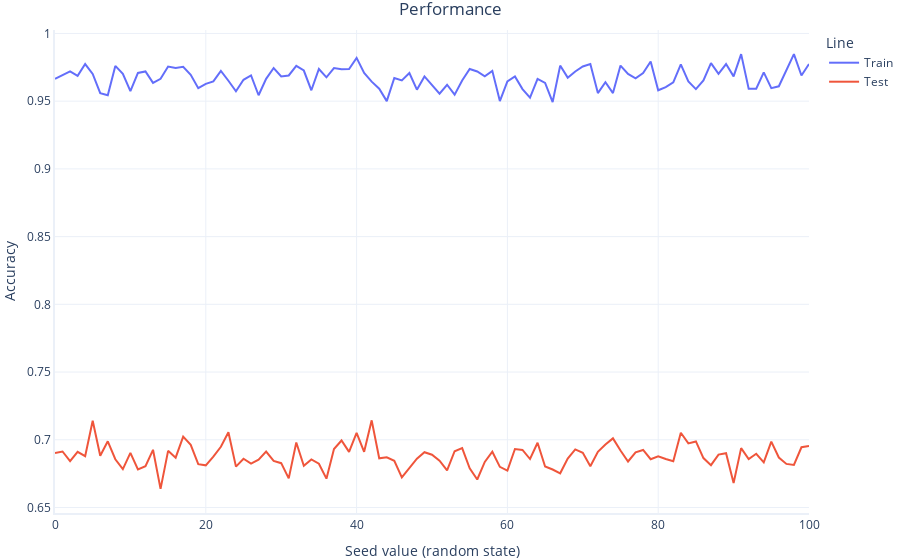

This figure's notebook cell:
### Code cell
# Shrink the training set temporarily to explore this
# setting with a more normal sample size
sample_size = 1000
full_trainset = train
train = full_trainset[:sample_size] 


seeds = range(0,101)

# Train our models and report their performance
train_accuracies = []
test_accuracies = []

for seed in seeds:
    # Prepare the model 
    rf = RandomForestClassifier(n_estimators=10,
                                random_state=seed, 
                                verbose=False)
    
    # Train and test the result
    train_accuracy, test_accuracy = fit_and_test_model(rf)

    # Save the results
    test_accuracies.append(test_accuracy)
    train_accuracies.append(train_accuracy)


# Plot results
graphing.line_2D(dict(Train=train_accuracies, Test=test_accuracies), 
                    seeds,
                    label_x="Seed value (random_state)",
                    label_y="Accuracy",
                    title="Performance", show=True)

# Roll back the trainset to the full set
train = full_trainset

### Figure 1 — Plotly figure (JSON) as saved in the notebook; plotly's stock layout.template omitted (floating-point values rounded to 4 significant figures)
{"data": [{"hovertemplate": "Line=Train<br>Seed value (random state)=%{x}<br>Accuracy=%{y}<extra></extra>", "legendgroup": "Train", "marker": {"color": "#636efa", "size": 12, "symbol": "circle"}, "mode": "lines", "name": "Train", "orientation": "v", "showlegend": true, "type": "scatter", "x": [0, 1, 2, 3, 4, 5, 6, 7, 8, 9, 10, 11, 12, 13, 14, 15, 16, 17, 18, 19, 20, 21, 22, 23, 24, 25, 26, 27, 28, 29, 30, 31, 32, 33, 34, 35, 36, 37, 38, 39, 40, 41, 42, 43, 44, 45, 46, 47, 48, 49, 50, 51, 52, 53, 54, 55, 56, 57, 58, 59, 60, 61, 62, 63, 64, 65, 66, 67, 68, 69, 70, 71, 72, 73, 74, 75, 76, 77, 78, 79, 80, 81, 82, 83, 84, 85, 86, 87, 88, 89, 90, 91, 92, 93, 94, 95, 96, 97, 98, 99, 100], "xaxis": "x", "y": [0.9665, 0.9694, 0.9719, 0.9687, 0.9774, 0.9701, 0.956, 0.9544, 0.976, 0.9701, 0.9573, 0.9708, 0.9719, 0.9635, 0.9665, 0.9756, 0.9745, 0.9753, 0.9694, 0.9596, 0.9628, 0.9646, 0.9724, 0.9651, 0.9573, 0.9658, 0.969, 0.9544, 0.9665, 0.9745, 0.9683, 0.969, 0.976, 0.9726, 0.958, 0.9738, 0.9676, 0.9745, 0.9735, 0.9738, 0.982, 0.9708, 0.9644, 0.9592, 0.95, 0.9672, 0.9653, 0.9708, 0.9585, 0.9683, 0.9617, 0.9555, 0.9621, 0.9548, 0.9653, 0.9738, 0.9719, 0.9683, 0.9724, 0.95, 0.9646, 0.9683, 0.9589, 0.9526, 0.9665, 0.9635, 0.9494, 0.9763, 0.9674, 0.9719, 0.9756, 0.9774, 0.956, 0.964, 0.956, 0.9763, 0.9701, 0.9669, 0.9708, 0.9792, 0.958, 0.9603, 0.964, 0.9772, 0.9646, 0.9589, 0.9653, 0.9781, 0.9701, 0.9774, 0.9683, 0.9847, 0.9592, 0.9592, 0.9713, 0.9596, 0.961, 0.9726, 0.9847, 0.969, 0.9774], "yaxis": "y"}, {"hovertemplate": "Line=Test<br>Seed value (random state)=%{x}<br>Accuracy=%{y}<extra></extra>", "legendgroup": "Test", "marker": {"color": "#EF553B", "size": 12, "symbol": "circle"}, "mode": "lines", "name": "Test", "orientation": "v", "showlegend": true, "type": "scatter", "x": [0, 1, 2, 3, 4, 5, 6, 7, 8, 9, 10, 11, 12, 13, 14, 15, 16, 17, 18, 19, 20, 21, 22, 23, 24, 25, 26, 27, 28, 29, 30, 31, 32, 33, 34, 35, 36, 37, 38, 39, 40, 41, 42, 43, 44, 45, 46, 47, 48, 49, 50, 51, 52, 53, 54, 55, 56, 57, 58, 59, 60, 61, 62, 63, 64, 65, 66, 67, 68, 69, 70, 71, 72, 73, 74, 75, 76, 77, 78, 79, 80, 81, 82, 83, 84, 85, 86, 87, 88, 89, 90, 91, 92, 93, 94, 95, 96, 97, 98, 99, 100], "xaxis": "x", "y": [0.6902, 0.6914, 0.6843, 0.6912, 0.6879, 0.7141, 0.6882, 0.6989, 0.6856, 0.6783, 0.6903, 0.6782, 0.6804, 0.6926, 0.6638, 0.6919, 0.6868, 0.7023, 0.6962, 0.682, 0.6811, 0.6875, 0.6948, 0.7056, 0.6802, 0.686, 0.6825, 0.6853, 0.6913, 0.6844, 0.6827, 0.6715, 0.698, 0.6807, 0.6855, 0.6823, 0.6713, 0.6932, 0.6995, 0.6911, 0.7051, 0.6912, 0.7144, 0.6863, 0.6871, 0.6845, 0.6723, 0.6792, 0.6861, 0.6908, 0.689, 0.6845, 0.6774, 0.6916, 0.6939, 0.6789, 0.6707, 0.6837, 0.6912, 0.68, 0.6773, 0.6932, 0.6925, 0.6858, 0.6978, 0.6803, 0.6781, 0.6753, 0.6861, 0.6929, 0.6904, 0.6805, 0.6912, 0.6965, 0.701, 0.692, 0.684, 0.6907, 0.6925, 0.6857, 0.6879, 0.6858, 0.6842, 0.7052, 0.6973, 0.6988, 0.6865, 0.6813, 0.689, 0.6901, 0.6681, 0.6938, 0.6858, 0.6897, 0.6834, 0.6986, 0.6869, 0.6822, 0.6814, 0.6945, 0.6954], "yaxis": "y"}], "layout": {"legend": {"title": {"text": "Line"}, "tracegroupgap": 0}, "title": {"text": "Performance"}, "xaxis": {"anchor": "y", "domain": [0, 1], "range": [0, 100], "title": {"text": "Seed value (random state)"}}, "yaxis": {"anchor": "x", "domain": [0, 1], "title": {"text": "Accuracy"}}}}
